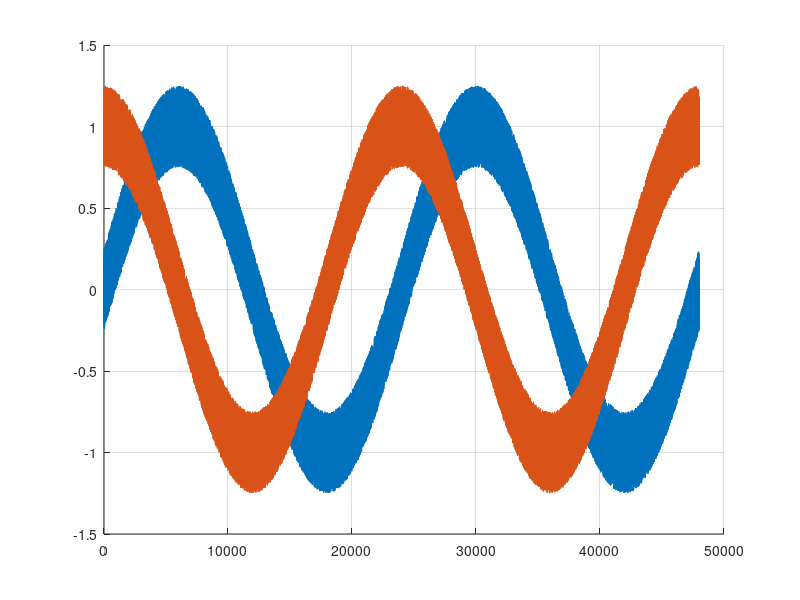
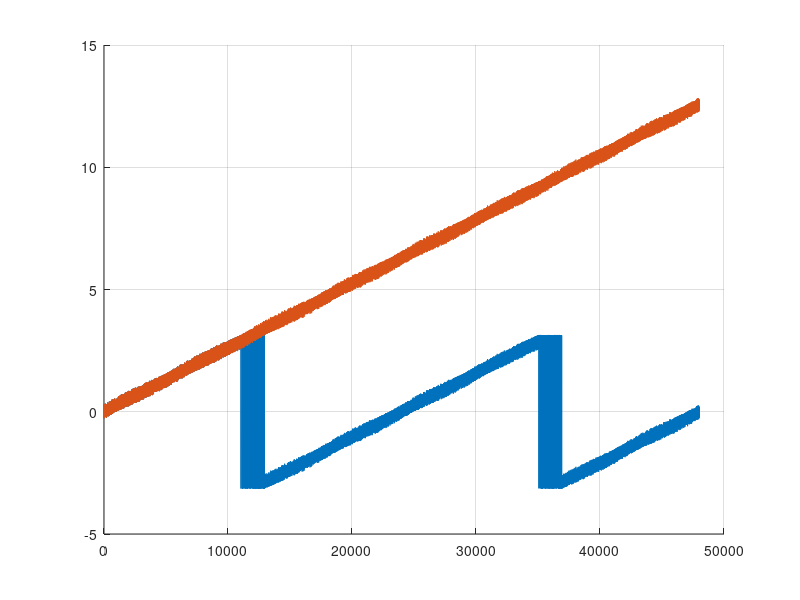

These figures' MATLAB source, in order:
clear;

SF = 48000; % sample rate
F = 2; % frequency
T = 1; % time

rand("seed", pi);

t_in = 0:SF * T;

old_atan2 = 0;
wrap = 0;

for k = 1 + t_in
    left(k) = sin(k * 2 * pi * F / SF) + (rand() - 0.5) * 0.50;
    right(k) = cos(k * 2 * pi * F / SF) + (rand() - 0.5) * 0.50;

    new_atan2 = atan2(left(k), right(k));
    wrapped(k) = new_atan2;

    if new_atan2 - old_atan2 > pi
        wrap -= 1
    elseif old_atan2 - new_atan2 > pi
        wrap += 1
    end

    old_atan2 = new_atan2;
    unwrapped(k) = wrap * 2 * pi + new_atan2;
end

figure(1)
clf
hold on
plot(left)
plot(right)
grid on

figure(2)
clf
hold on
plot(wrapped)
plot(unwrapped)
grid on
